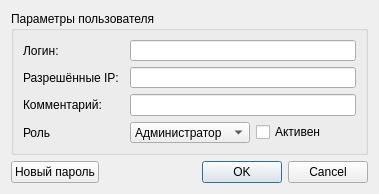
<?xml version="1.0" encoding="UTF-8"?>
<ui version="4.0">
 <class>Dialog</class>
 <widget class="QDialog" name="Dialog">
  <property name="geometry">
   <rect>
    <x>0</x>
    <y>0</y>
    <width>379</width>
    <height>194</height>
   </rect>
  </property>
  <property name="windowTitle">
   <string>Редактирование пользователя</string>
  </property>
  <layout class="QGridLayout" name="gridLayout">
   <item row="0" column="0" colspan="2">
    <widget class="QGroupBox" name="groupBox">
     <property name="title">
      <string>Параметры пользователя</string>
     </property>
     <layout class="QGridLayout" name="gridLayout_2">
      <item row="0" column="0">
       <widget class="QLabel" name="username_label">
        <property name="text">
         <string>Логин:</string>
        </property>
       </widget>
      </item>
      <item row="0" column="1" colspan="2">
       <widget class="QLineEdit" name="username_edit">
        <property name="minimumSize">
         <size>
          <width>0</width>
          <height>21</height>
         </size>
        </property>
       </widget>
      </item>
      <item row="1" column="0">
       <widget class="QLabel" name="label">
        <property name="text">
         <string>Разрешённые IP:</string>
        </property>
       </widget>
      </item>
      <item row="1" column="1" colspan="2">
       <widget class="QLineEdit" name="hosts_lineEdit">
        <property name="minimumSize">
         <size>
          <width>0</width>
          <height>21</height>
         </size>
        </property>
       </widget>
      </item>
      <item row="2" column="0">
       <widget class="QLabel" name="comment_label">
        <property name="text">
         <string>Комментарий:</string>
        </property>
       </widget>
      </item>
      <item row="2" column="1" colspan="2">
       <widget class="QLineEdit" name="comment_edit">
        <property name="minimumSize">
         <size>
          <width>0</width>
          <height>21</height>
         </size>
        </property>
       </widget>
      </item>
      <item row="3" column="0">
       <widget class="QLabel" name="label_role">
        <property name="text">
         <string>Роль</string>
        </property>
       </widget>
      </item>
      <item row="3" column="1">
       <widget class="QComboBox" name="comboBox_role">
        <property name="minimumSize">
         <size>
          <width>0</width>
          <height>21</height>
         </size>
        </property>
        <item>
         <property name="text">
          <string>Администратор</string>
         </property>
        </item>
        <item>
         <property name="text">
          <string>Кассир</string>
         </property>
        </item>
        <item>
         <property name="text">
          <string>Веб-кабинет</string>
         </property>
        </item>
       </widget>
      </item>
      <item row="3" column="2">
       <widget class="QCheckBox" name="status_checkBox">
        <property name="text">
         <string>Активен</string>
        </property>
       </widget>
      </item>
     </layout>
    </widget>
   </item>
   <item row="1" column="0">
    <widget class="QPushButton" name="password_pushButton">
     <property name="text">
      <string>Новый пароль</string>
     </property>
     <property name="flat">
      <bool>false</bool>
     </property>
    </widget>
   </item>
   <item row="1" column="1">
    <widget class="QDialogButtonBox" name="buttonBox">
     <property name="orientation">
      <enum>Qt::Horizontal</enum>
     </property>
     <property name="standardButtons">
      <set>QDialogButtonBox::Cancel|QDialogButtonBox::Ok</set>
     </property>
     <property name="centerButtons">
      <bool>false</bool>
     </property>
    </widget>
   </item>
  </layout>
 </widget>
 <resources/>
 <connections>
  <connection>
   <sender>buttonBox</sender>
   <signal>accepted()</signal>
   <receiver>Dialog</receiver>
   <slot>accept()</slot>
   <hints>
    <hint type="sourcelabel">
     <x>248</x>
     <y>254</y>
    </hint>
    <hint type="destinationlabel">
     <x>157</x>
     <y>274</y>
    </hint>
   </hints>
  </connection>
  <connection>
   <sender>buttonBox</sender>
   <signal>rejected()</signal>
   <receiver>Dialog</receiver>
   <slot>reject()</slot>
   <hints>
    <hint type="sourcelabel">
     <x>316</x>
     <y>260</y>
    </hint>
    <hint type="destinationlabel">
     <x>286</x>
     <y>274</y>
    </hint>
   </hints>
  </connection>
 </connections>
</ui>
